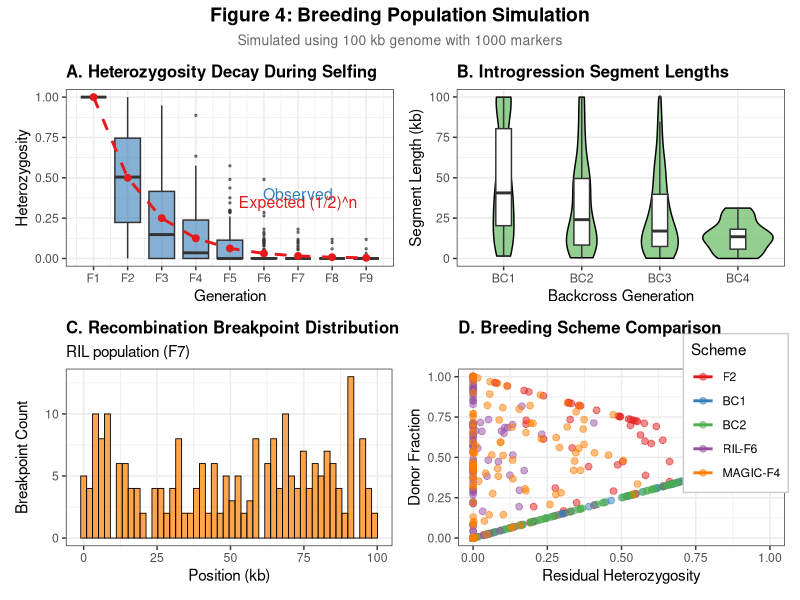
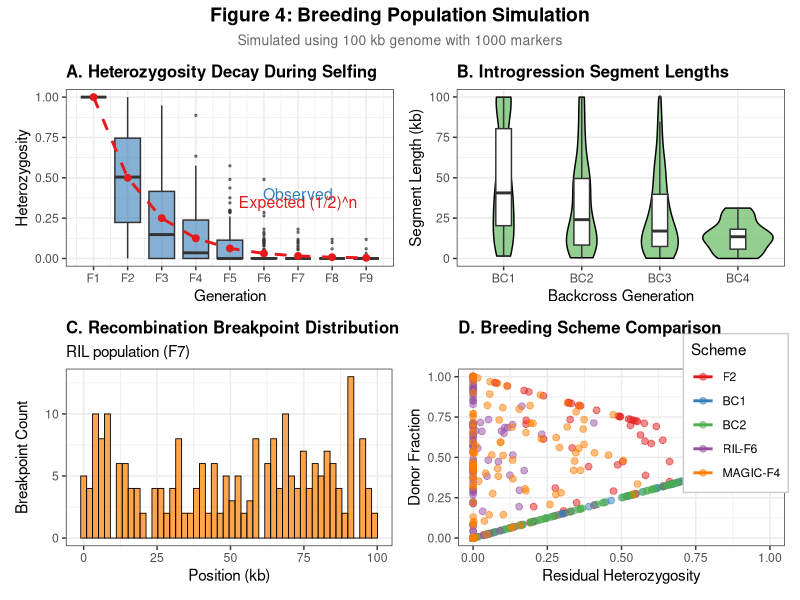

Recreate these plots in R, in order.
#!/usr/bin/env Rscript
# Figure 4: Breeding Population Simulation Validation
# Demonstrates breeding scheme simulation capabilities
#
# Panels:
#   A: Heterozygosity decay across generations (F1 → RIL)
#   B: Introgression segment lengths in BC populations
#   C: Recombination breakpoint distribution
#   D: Breeding scheme comparison (F2, RIL, BC, MAGIC)
#
# Usage: Rscript scripts/paper_fig/fig4_breeding_simulation.R

library(ggplot2)
library(patchwork)
library(data.table)

# Output directory
out_dir <- "scripts/paper_fig/output"
dir.create(out_dir, showWarnings = FALSE, recursive = TRUE)

cat("=== Figure 4: Breeding Population Simulation ===\n")

# -----------------------------------------------------------------------------
# Simulate breeding populations
# -----------------------------------------------------------------------------

set.seed(42)

# Genome parameters
genome_len <- 100000  # 100 kb for speed
n_markers <- 1000
marker_pos <- sort(sample(1:genome_len, n_markers))

# Create divergent parents (P1 = all 0, P2 = all 1)
P1 <- rep(0, n_markers)
P2 <- rep(1, n_markers)

cat("Simulating breeding populations...\n")
cat("  Genome length:", genome_len, "bp\n")
cat("  Markers:", n_markers, "\n")

# Recombination function (Poisson crossovers, ~1 per 100kb)
recombine <- function(h1, h2, positions, rate_per_bp = 1e-5) {
  n_xo <- rpois(1, genome_len * rate_per_bp)
  if (n_xo == 0) return(if (runif(1) < 0.5) h1 else h2)

  xo_pos <- sort(sample(1:genome_len, n_xo))

  # Determine which haplotype at each position
  result <- h1
  use_h1 <- runif(1) < 0.5
  current_xo <- 1

  for (i in seq_along(positions)) {
    while (current_xo <= length(xo_pos) && positions[i] > xo_pos[current_xo]) {
      use_h1 <- !use_h1
      current_xo <- current_xo + 1
    }
    result[i] <- if (use_h1) h1[i] else h2[i]
  }
  result
}

# Create F1 (heterozygous)
create_f1 <- function(n) {
  lapply(1:n, function(i) list(h1 = P1, h2 = P2))
}

# Self (produce gametes from same individual)
self <- function(individual) {
  g1 <- recombine(individual$h1, individual$h2, marker_pos)
  g2 <- recombine(individual$h1, individual$h2, marker_pos)
  list(h1 = g1, h2 = g2)
}

# Backcross to P1
backcross <- function(individual, recurrent = P1) {
  g1 <- recombine(individual$h1, individual$h2, marker_pos)
  list(h1 = g1, h2 = recurrent)
}

# Calculate heterozygosity
calc_het <- function(individual) {
  mean(individual$h1 != individual$h2)
}

# Calculate donor fraction (for BC)
calc_donor_frac <- function(individual) {
  mean(c(individual$h1, individual$h2) == 1)  # P2 is donor
}

# Find introgression segments
find_introgressions <- function(individual, donor_allele = 1) {
  combined <- individual$h1 + individual$h2
  # Introgression where at least one donor allele present
  has_donor <- combined >= 1

  # Find runs
  rle_result <- rle(has_donor)
  ends <- cumsum(rle_result$lengths)
  starts <- c(1, ends[-length(ends)] + 1)

  segments <- data.frame(
    start = marker_pos[starts[rle_result$values]],
    end = marker_pos[ends[rle_result$values]],
    stringsAsFactors = FALSE
  )
  segments$length <- segments$end - segments$start
  segments
}

# -----------------------------------------------------------------------------
# Panel A: Heterozygosity Decay
# -----------------------------------------------------------------------------

cat("\nGenerating Panel A: Heterozygosity Decay...\n")

# Simulate selfing generations
n_individuals <- 100
max_gen <- 8

het_data <- list()

for (gen in 0:max_gen) {
  if (gen == 0) {
    # F1
    pop <- create_f1(n_individuals)
  } else {
    # Self
    pop <- lapply(pop, self)
  }

  het_vals <- sapply(pop, calc_het)
  het_data[[gen + 1]] <- data.frame(
    generation = gen,
    heterozygosity = het_vals
  )
}

het_df <- do.call(rbind, het_data)
het_df$generation_label <- paste0("F", het_df$generation + 1)
het_df$generation_label <- factor(het_df$generation_label,
  levels = paste0("F", 1:(max_gen + 1)))

# Theoretical expectation: Het(n) = (1/2)^n
theoretical <- data.frame(
  generation = 0:max_gen,
  expected = 0.5^(0:max_gen)
)

panel_a <- ggplot(het_df, aes(x = generation, y = heterozygosity)) +
  geom_boxplot(aes(group = generation), fill = "#377EB8", alpha = 0.6,
               outlier.size = 0.5) +
  geom_line(data = theoretical, aes(y = expected),
            color = "#E41A1C", linewidth = 1, linetype = "dashed") +
  geom_point(data = theoretical, aes(y = expected),
             color = "#E41A1C", size = 2) +
  scale_x_continuous(breaks = 0:max_gen, labels = paste0("F", 1:(max_gen+1))) +
  labs(
    title = "A. Heterozygosity Decay During Selfing",
    x = "Generation",
    y = "Heterozygosity"
  ) +
  annotate("text", x = 6, y = 0.4, label = "Observed", color = "#377EB8", size = 4) +
  annotate("text", x = 6, y = 0.35, label = "Expected (1/2)^n", color = "#E41A1C", size = 4) +
  theme_bw(base_size = 11) +
  theme(plot.title = element_text(face = "bold", size = 12))

# -----------------------------------------------------------------------------
# Panel B: Introgression Segments in BC Populations
# -----------------------------------------------------------------------------

cat("Generating Panel B: Introgression Segments...\n")

# Simulate BC1, BC2, BC3 populations
bc_data <- list()

for (bc_gen in 1:4) {
  # Start with F1
  pop <- create_f1(100)

  # Backcross to P1 for bc_gen generations
  for (g in 1:bc_gen) {
    pop <- lapply(pop, backcross)
  }

  # Calculate introgression segment lengths
  for (i in 1:length(pop)) {
    introg <- find_introgressions(pop[[i]])
    if (nrow(introg) > 0) {
      introg$bc_gen <- paste0("BC", bc_gen)
      introg$individual <- i
      bc_data[[length(bc_data) + 1]] <- introg
    }
  }
}

bc_df <- do.call(rbind, bc_data)
bc_df$bc_gen <- factor(bc_df$bc_gen, levels = paste0("BC", 1:4))

# Expected mean segment length
expected_len <- data.frame(
  bc_gen = paste0("BC", 1:4),
  expected = genome_len / (1:4 + 1)  # Rough approximation
)

panel_b <- ggplot(bc_df, aes(x = bc_gen, y = length/1000)) +
  geom_violin(fill = "#4DAF4A", alpha = 0.6, color = "black") +
  geom_boxplot(width = 0.2, fill = "white", outlier.size = 0.5) +
  labs(
    title = "B. Introgression Segment Lengths",
    x = "Backcross Generation",
    y = "Segment Length (kb)"
  ) +
  theme_bw(base_size = 11) +
  theme(plot.title = element_text(face = "bold", size = 12))

# -----------------------------------------------------------------------------
# Panel C: Recombination Breakpoints
# -----------------------------------------------------------------------------

cat("Generating Panel C: Recombination Breakpoints...\n")

# Track breakpoint positions across RIL development
breakpoint_data <- list()

for (rep in 1:50) {
  ind <- list(h1 = P1, h2 = P2)  # F1

  for (gen in 1:6) {
    ind <- self(ind)
  }

  # Find breakpoints (transitions in haplotype)
  for (hap_idx in 1:2) {
    hap <- if (hap_idx == 1) ind$h1 else ind$h2
    transitions <- which(diff(hap) != 0)
    if (length(transitions) > 0) {
      breakpoint_data[[length(breakpoint_data) + 1]] <- data.frame(
        position = marker_pos[transitions],
        rep = rep,
        haplotype = hap_idx
      )
    }
  }
}

bp_df <- do.call(rbind, breakpoint_data)

panel_c <- ggplot(bp_df, aes(x = position/1000)) +
  geom_histogram(bins = 50, fill = "#FF7F00", color = "black",
                 alpha = 0.7, linewidth = 0.3) +
  labs(
    title = "C. Recombination Breakpoint Distribution",
    subtitle = "RIL population (F7)",
    x = "Position (kb)",
    y = "Breakpoint Count"
  ) +
  theme_bw(base_size = 11) +
  theme(plot.title = element_text(face = "bold", size = 12))

# -----------------------------------------------------------------------------
# Panel D: Breeding Scheme Comparison
# -----------------------------------------------------------------------------

cat("Generating Panel D: Breeding Scheme Comparison...\n")

# Compare different schemes
schemes <- c("F2", "BC1", "BC2", "RIL-F6", "MAGIC-F4")
n_per_scheme <- 100

scheme_data <- list()

for (scheme in schemes) {
  pop <- create_f1(n_per_scheme)

  if (scheme == "F2") {
    pop <- lapply(pop, self)
  } else if (scheme == "BC1") {
    pop <- lapply(pop, backcross)
  } else if (scheme == "BC2") {
    pop <- lapply(pop, backcross)
    pop <- lapply(pop, backcross)
  } else if (scheme == "RIL-F6") {
    for (g in 1:5) pop <- lapply(pop, self)
  } else if (scheme == "MAGIC-F4") {
    # Simplified: multiple rounds of intercrossing then selfing
    for (g in 1:3) pop <- lapply(pop, self)
  }

  het_vals <- sapply(pop, calc_het)
  donor_vals <- sapply(pop, calc_donor_frac)

  scheme_data[[scheme]] <- data.frame(
    scheme = scheme,
    heterozygosity = het_vals,
    donor_fraction = donor_vals
  )
}

scheme_df <- do.call(rbind, scheme_data)
scheme_df$scheme <- factor(scheme_df$scheme, levels = schemes)

# Summary statistics
scheme_summary <- aggregate(cbind(heterozygosity, donor_fraction) ~ scheme,
                            data = scheme_df, FUN = mean)

panel_d <- ggplot(scheme_df, aes(x = heterozygosity, y = donor_fraction, color = scheme)) +
  geom_point(alpha = 0.5, size = 2) +
  stat_ellipse(level = 0.95, linewidth = 1) +
  scale_color_brewer(palette = "Set1", name = "Scheme") +
  labs(
    title = "D. Breeding Scheme Comparison",
    x = "Residual Heterozygosity",
    y = "Donor Fraction"
  ) +
  theme_bw(base_size = 11) +
  theme(
    plot.title = element_text(face = "bold", size = 12),
    legend.position = c(0.85, 0.75),
    legend.background = element_rect(fill = "white", color = "gray80")
  )

# -----------------------------------------------------------------------------
# Combine panels
# -----------------------------------------------------------------------------

cat("\nCombining panels...\n")

fig4 <- (panel_a | panel_b) / (panel_c | panel_d) +
  plot_annotation(
    title = "Figure 4: Breeding Population Simulation",
    subtitle = "Simulated using 100 kb genome with 1000 markers",
    theme = theme(
      plot.title = element_text(face = "bold", size = 14, hjust = 0.5),
      plot.subtitle = element_text(size = 10, hjust = 0.5, color = "gray40")
    )
  )

# Save
ggsave(file.path(out_dir, "fig4_breeding_simulation.pdf"), fig4,
       width = 12, height = 10, dpi = 300)
ggsave(file.path(out_dir, "fig4_breeding_simulation.png"), fig4,
       width = 12, height = 10, dpi = 300)

cat("\nFigure 4 saved to:\n")
cat("  ", file.path(out_dir, "fig4_breeding_simulation.pdf"), "\n")
cat("  ", file.path(out_dir, "fig4_breeding_simulation.png"), "\n")

# -----------------------------------------------------------------------------
# Save source data
# -----------------------------------------------------------------------------

write.csv(het_df, file.path(out_dir, "fig4_source_data_heterozygosity.csv"), row.names = FALSE)
write.csv(bc_df, file.path(out_dir, "fig4_source_data_introgressions.csv"), row.names = FALSE)
write.csv(bp_df, file.path(out_dir, "fig4_source_data_breakpoints.csv"), row.names = FALSE)
write.csv(scheme_df, file.path(out_dir, "fig4_source_data_schemes.csv"), row.names = FALSE)

cat("\nSource data saved.\n")
cat("\n=== Done ===\n")
